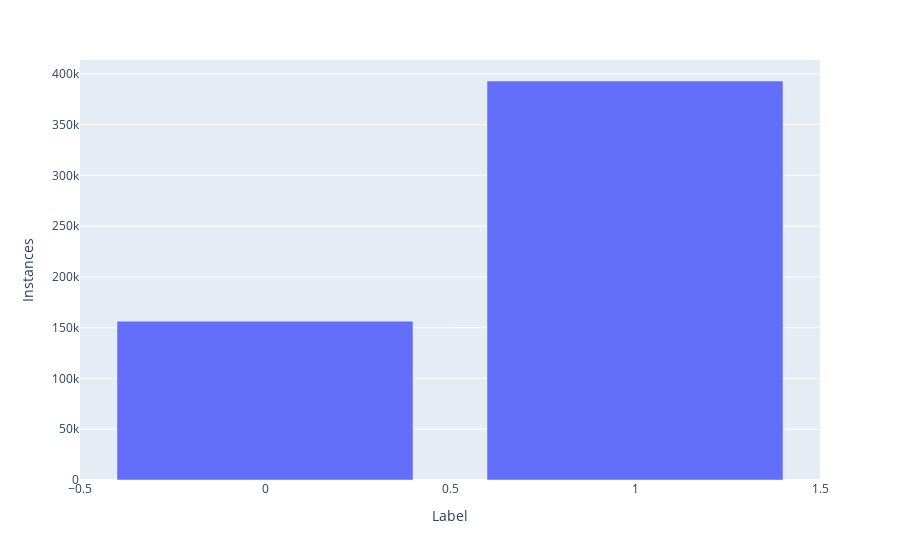

Notebook cell for this chart:
### Code cell
print(label_counter.Label)
fig = px.bar(label_counter, x=label_counter.index, y=label_counter.Label)
fig.update_layout(
    xaxis_title="Label",
    yaxis_title="Instances",
)
fig.show()

### Figure 1 — Plotly figure (JSON) as saved in the notebook; plotly's stock layout.template omitted (floating-point values rounded to 4 significant figures)
{"data": [{"alignmentgroup": "True", "hovertemplate": "index=%{x}<br>Label=%{y}<extra></extra>", "legendgroup": "", "marker": {"color": "#636efa", "pattern": {"shape": ""}}, "name": "", "offsetgroup": "", "orientation": "v", "showlegend": false, "textposition": "auto", "type": "bar", "x": [1, 0], "xaxis": "x", "y": [392924, 156422], "yaxis": "y"}], "layout": {"barmode": "relative", "legend": {"tracegroupgap": 0}, "margin": {"t": 60}, "xaxis": {"anchor": "y", "domain": [0, 1], "title": {"text": "Label"}}, "yaxis": {"anchor": "x", "domain": [0, 1], "title": {"text": "Instances"}}}}
